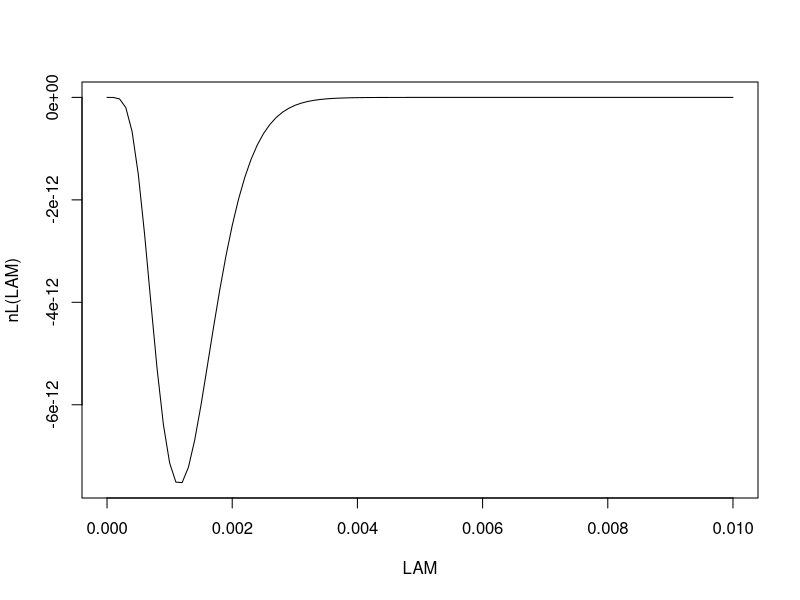

The R script that drew this image:
# =================================
# Example 4.14 on Page 250.
# =================================

# Lexical (static) scoping.

#----------------------------
# Likelihood function. 
L = function(lam) { 
    n = length(x)
    lam^n * prod(x) * exp( -lam*sum(x^2)/2 )
}
nL = function(lam) { -L(lam) }

#----------------------------
# loglikelihood 
l = function(lam) { 
    n = length(x)
    n * log(lam) + sum(log(x)) - lam*sum(x^2/2)
}

# negative loglikelihood 
nl = function(lam) { -l(lam) }

# negative loglikelihood 
# (with stability in numerical calculation)
nl2 = function(lam) { 
      if ( lam <= 0 ) return( 1000*(abs(lam)+1) )
     -l(lam) 
}

#----------------------------
# Differentiating log-likelihood
Dl = function(lam) { 
     n = length(x)
     n/lam - sum(x^2)/2
}
#----------------------------

#====================================
# Minimizing with negative Likelihood
x = c(15, 21, 30, 39, 52, 68)

nlminb( start= 0.0001, nL )
nlminb( start= 0.001,  nL )
nlminb( start= 1.000,  nL )
nlminb( start= 10,     nL )
# The above are very sensitive to a starting value

LAM = seq(0, 0.01, length=101)
plot(LAM, nL(LAM), type="l")

#====================================
# Minimizing with negative loglikelihood

nlminb( start= 0.0001, nl )
nlminb( start= 0.001,  nl )
nlminb( start= 1.000,  nl )
nlminb( start= 10,     nl )
# The above can find the MLE very well.
# But, they report some warning messages.

#====================================
# Minimizing with negative loglikelihood
# (stable version)

nlminb( start= 0.0001, nl2 )
nlminb( start= 0.001,  nl2 )
nlminb( start= 1.000,  nl2 )
nlminb( start= 10,     nl2 )
# The above can find the MLE very well.
# No warning messages.

#====================================
# Solving the dl/dlam = 0. 

HUGE = sqrt(.Machine$double.xmax)
uniroot (Dl, interval=c(0,HUGE))

# Higher precision 
# tol = .Machine$double.eps^0.25
uniroot (Dl, interval=c(0,HUGE), tol=.Machine$double.eps^0.5)


#====================================
# Exact value
2 * length(x) / sum(x^2) 




